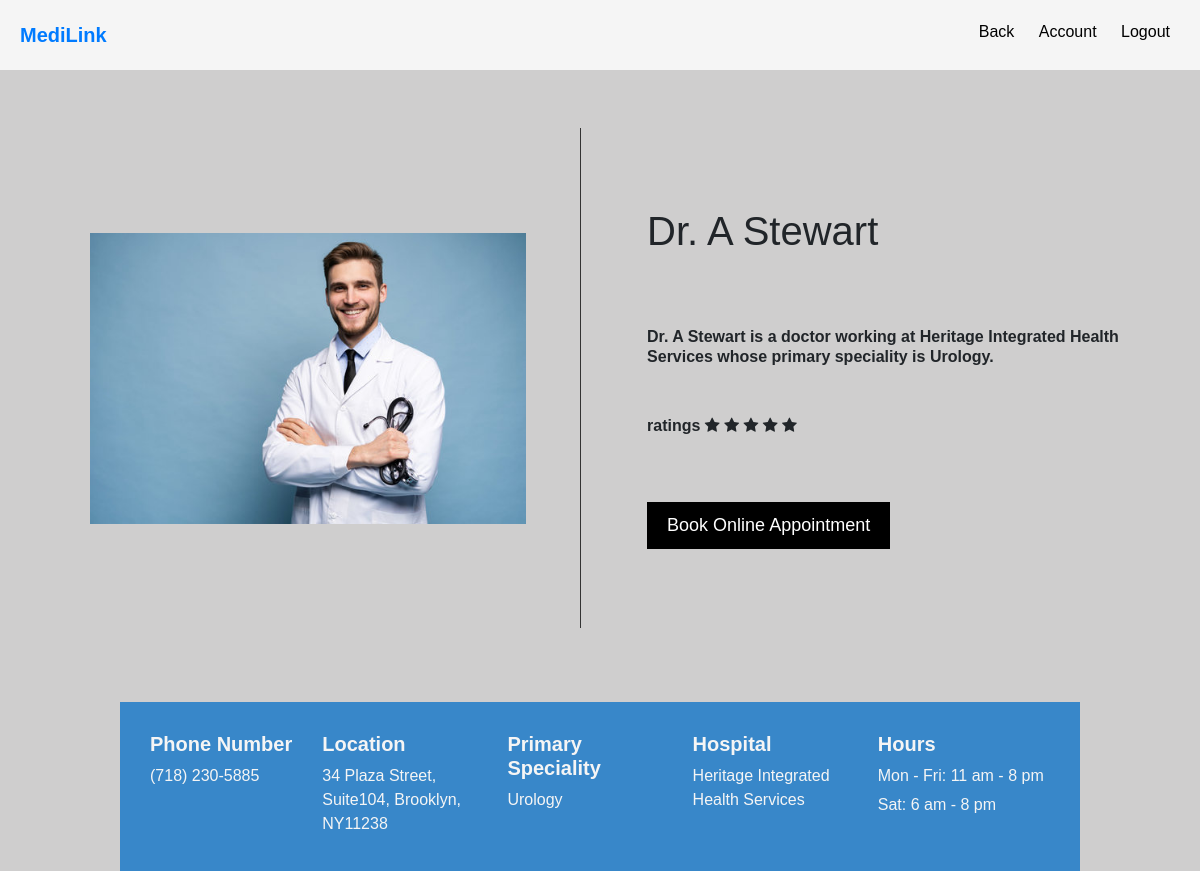
Screenshot of /doctor/3824/ with the database file from the repository.
### doctor/models.py (models this page shows)
class Doctor(User):
    primary_speciality = models.CharField(max_length=50)
    associated_hospital = models.ForeignKey(
        "hospital.Hospital", max_length=100, null=True, on_delete=models.SET_NULL
    )

### hospital/models.py (models this page shows, shortened)
class Hospital(models.Model):
    name = models.CharField(max_length=100)
    facility_type = models.CharField(max_length=100)
    borough = models.CharField(max_length=50, choices=Choices.boroughs)
    phone = models.CharField(max_length=15)
    location = models.CharField(max_length=200)
    postal_code = models.IntegerField()
    latitude = models.FloatField(null=True)
    longitude = models.FloatField(null=True)

### doctor/views.py (the view)
# urls.py: path("<int:pk>/", DoctorDetailView.as_view(), name="detail_view"),
class DoctorDetailView(generic.DetailView):
    model = Doctor
    template_name = "doctor/doctor_details.html"
    borough_converter = {}
    for borough in Choices.boroughs:
        borough_converter[borough[0]] = borough[1]
    def get(self, request, *args, **kwargs):
        return super().get(request, *args, **kwargs)
    def get_context_data(self, **kwargs: Any) -> dict[str, Any]:
        context = super().get_context_data(**kwargs)
        try:
            context["object"].borough = self.borough_converter[
                context["object"].borough
            ]
        except Exception as e:
            print("Doctor Borough Exception: ", e)
        return context

### doctor/templates/doctor/doctor_details.html (shortened to what this page needs)
{% load static %}
<link rel="stylesheet" href="{% static 'doctor/css/doctorDetailsStyle.css' %}">
<link rel="stylesheet" href="https://cdn.jsdelivr.net/npm/bootstrap@4.3.1/dist/css/bootstrap.min.css"
>
<link rel="stylesheet" href="https://cdnjs.cloudflare.com/ajax/libs/font-awesome/4.7.0/css/font-awesome.min.css">
<div class="page">
    <head>
    </head>
    <div class="header">
        <span><a href="/user/home/">
                MediLink
            </a>
        </span>
        <nav>
            <a href="#" id="searchLink" onclick=window.history.back()>Back</a>
            <a href="#">Account</a>
            <a href="#">Logout</a>
        </nav>
    </div>
    <div class="main-content row my-2">
        <div class="background-jpg col">
        </div>
        <div class="detail-info container col px-3">
            <div class="description">
                <span class="h1">Dr. {{object.name}}</span>
                <br>
                <br>
                <p class="h6 my-5">Dr. {{object.name}} is
                    a doctor
                    {% if object.associated_hospital.name %}
                    working at {{object.associated_hospital.name}}
                    {% endif %}
                    whose primary speciality is {{object.primary_speciality}}. </p>
            </div>
            <div class="ratings">
                <p>ratings
                    <span class="fa fa-star checked"></span>
                    <span class="fa fa-star checked"></span>
                    <span class="fa fa-star checked"></span>
                    <span class="fa fa-star"></span>
                    <span class="fa fa-star"></span>
                </p>
            </div>
            <button style="font-size:18px" class="book-appointment mt-5" data-toggle="modal"
                data-target="#book_appointment_modal">Book Online Appointment
            </button>
        </div>
    </div>
    <div class="navigator">
        <div class="navigator-item">
            <h2>Phone Number</h2>
            <p>{{object.phone}}</p>
        </div>
        <div class="navigator-item pr-3">
            <h2>Location</h2>
            <p>{{object.address}}, {{object.borough}}, NY{{object.zip}}</p>
        </div>
        <div class="navigator-item pr-3">
            <h2>Primary Speciality</h2>
            <p>{{object.primary_speciality}}</p>
        </div>
        {% if object.associated_hospital.name %}
        <div class="navigator-item pr-3">
            <h2>Hospital</h2>
            <p>{{object.associated_hospital.name}}</p>
        </div>
        {% endif %}
        <div class="navigator-item">
            <h2>Hours</h2>
            <p>Mon - Fri: 11 am - 8 pm</p>
            <p>Sat: 6 am - 8 pm</p>
        </div>
    </div>
    {% include "doctor/online_appointment_form.html" %}
</div>

### doctor/static/doctor/css/doctorDetailsStyle.css (style rules this page uses)
.page { font-family: Arial, sans-serif; margin: 0; padding: 0; height: 100%; background-color: #cfcece; }
.header { display: flex; justify-content: space-between; padding: 20px; background-color: #f5f5f5; }
.header span { font-weight: bold; font-size: 20px; }
nav a { margin: 0 10px; text-decoration: none; color: black; }
.main-content { background-color: #cfcece; width: auto; }
.background-jpg { width: 50%; height: 500px; position: absolute; background-image: url(../images/doctor.jpg); background-repeat: no-repeat; background-size: 80% auto; background-position: center; margin: 50px; border-right: 1px solid #333; }
.detail-info { margin-top: auto; margin-bottom: auto; margin-right: 3% !important; }
.detail-info p { font-weight: bold; }
.book-appointment { background-color: rgb(0, 0, 0); color: white; border: none; padding: 10px 20px; cursor: pointer; }
.navigator { position: relative; display: flex; justify-content: space-between; background-color: #3887c9; padding: 30px; margin-left: 10%; margin-right: 10%; margin-top: 2%; margin-bottom: 2%; }
.navigator-item { flex-basis: 100%; }
.navigator-item h2 { font-size: 20px; font-weight: 800; color:#f5f5f5; }
.navigator-item p { margin: 5px 0; color:#f5f5f5; }

### rows the page displays
Doctor: name "A Stewart", associated_hospital.name "Heritage Integrated Health Services", primary_speciality "Urology", phone "(718) 230-5885", address "34 Plaza Street, Suite104", borough "Brooklyn", zip "11238"
